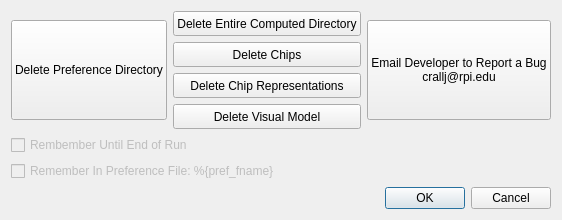
<?xml version="1.0" encoding="UTF-8"?>
<ui version="4.0">
 <class>Dialog</class>
 <widget class="QDialog" name="Dialog">
  <property name="geometry">
   <rect>
    <x>0</x>
    <y>0</y>
    <width>510</width>
    <height>217</height>
   </rect>
  </property>
  <property name="windowTitle">
   <string>Dialog</string>
  </property>
  <layout class="QVBoxLayout" name="verticalLayout_2">
   <item>
    <layout class="QVBoxLayout" name="verticalLayout">
     <item>
      <layout class="QHBoxLayout" name="horizontalLayout">
       <item>
        <widget class="QPushButton" name="pushButton">
         <property name="minimumSize">
          <size>
           <width>0</width>
           <height>100</height>
          </size>
         </property>
         <property name="text">
          <string>Delete Preference Directory</string>
         </property>
        </widget>
       </item>
       <item>
        <layout class="QVBoxLayout" name="verticalLayout_3">
         <item>
          <widget class="QPushButton" name="pushButton_2">
           <property name="minimumSize">
            <size>
             <width>0</width>
             <height>25</height>
            </size>
           </property>
           <property name="text">
            <string>Delete Entire Computed Directory</string>
           </property>
          </widget>
         </item>
         <item>
          <widget class="QPushButton" name="pushButton_4">
           <property name="minimumSize">
            <size>
             <width>0</width>
             <height>25</height>
            </size>
           </property>
           <property name="text">
            <string>Delete Chips</string>
           </property>
          </widget>
         </item>
         <item>
          <widget class="QPushButton" name="pushButton_5">
           <property name="minimumSize">
            <size>
             <width>0</width>
             <height>25</height>
            </size>
           </property>
           <property name="text">
            <string>Delete Chip Representations</string>
           </property>
          </widget>
         </item>
         <item>
          <widget class="QPushButton" name="pushButton_3">
           <property name="minimumSize">
            <size>
             <width>0</width>
             <height>25</height>
            </size>
           </property>
           <property name="text">
            <string>Delete Visual Model</string>
           </property>
          </widget>
         </item>
        </layout>
       </item>
       <item>
        <widget class="QPushButton" name="pushButton_6">
         <property name="minimumSize">
          <size>
           <width>0</width>
           <height>100</height>
          </size>
         </property>
         <property name="text">
          <string>Email Developer to Report a Bug
crallj@rpi.edu</string>
         </property>
        </widget>
       </item>
      </layout>
     </item>
    </layout>
   </item>
   <item>
    <widget class="QCheckBox" name="checkBox">
     <property name="enabled">
      <bool>false</bool>
     </property>
     <property name="text">
      <string>Rembember Until End of Run</string>
     </property>
    </widget>
   </item>
   <item>
    <widget class="QCheckBox" name="checkBox_2">
     <property name="enabled">
      <bool>false</bool>
     </property>
     <property name="text">
      <string>Remember In Preference File: %{pref_fname}</string>
     </property>
    </widget>
   </item>
   <item>
    <widget class="QDialogButtonBox" name="buttonBox">
     <property name="orientation">
      <enum>Qt::Horizontal</enum>
     </property>
     <property name="standardButtons">
      <set>QDialogButtonBox::Cancel|QDialogButtonBox::Ok</set>
     </property>
    </widget>
   </item>
  </layout>
 </widget>
 <resources/>
 <connections>
  <connection>
   <sender>buttonBox</sender>
   <signal>accepted()</signal>
   <receiver>Dialog</receiver>
   <slot>accept()</slot>
   <hints>
    <hint type="sourcelabel">
     <x>248</x>
     <y>254</y>
    </hint>
    <hint type="destinationlabel">
     <x>157</x>
     <y>274</y>
    </hint>
   </hints>
  </connection>
  <connection>
   <sender>buttonBox</sender>
   <signal>rejected()</signal>
   <receiver>Dialog</receiver>
   <slot>reject()</slot>
   <hints>
    <hint type="sourcelabel">
     <x>316</x>
     <y>260</y>
    </hint>
    <hint type="destinationlabel">
     <x>286</x>
     <y>274</y>
    </hint>
   </hints>
  </connection>
 </connections>
</ui>
